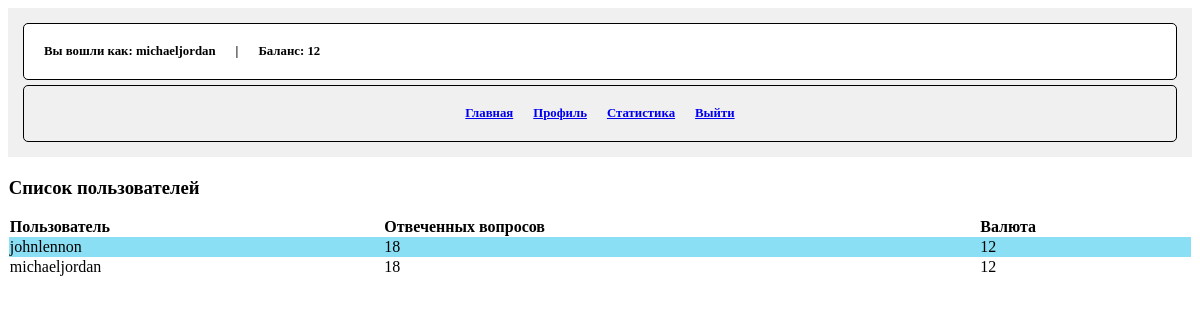
The app's page /users/ (signed in) with its own data.
### polls/models.py (models this page shows, shortened)
class UserProfile(models.Model):
    user = models.OneToOneField(User, on_delete=models.CASCADE)
    currency = models.IntegerField(default=0)
    background_color = models.CharField(max_length=7, default='#FFFFFF')
    border_color = models.CharField(max_length=7, default='#000000')

### polls/views.py (the view)
# urls.py: path('users/', views.user_list, name='user_list'),
def user_list(request):
    users = UserProfile.objects.all().select_related('user')
    answers = UserAnswer.objects.all()
    return render(request, 'user_list.html', {'users': users})

### polls/templates/user_list.html
{% extends 'base.html' %}
{% block content %}
    <h3>Список пользователей</h3>
    <table style="border-collapse: collapse;">
        <tr align="left">
            <th>Пользователь</th>
            <th>Отвеченных вопросов</th>
            <th>Валюта</th>
        </tr>
        {% for profile in users %}
            <tr style="background-color: {{ profile.background_color }}; border-color: {{ profile.border_color }};">
                <td>{{ profile.user.username }}</td>
                <td>{{ profile.user.useranswer_set.count }}</td>
                <td>{{ profile.currency }}</td>
            </tr>
        {% endfor %}
    </table>
{% endblock %}

### polls/templates/base.html (shortened to what this page needs)
<!DOCTYPE html>
<html lang="en">
<head>
</head>
<body>
    <header>
        {% if user.is_authenticated %}
            <span style="border-color: {{ user.userprofile.border_color }}; background: {{ user.userprofile.background_color }};  display: flex; justify-content: flex-start;">
                <a>Вы вошли как: {{ user.username }}</a>
                <a>|</a>
                <a>Баланс: {{ user.userprofile.currency }}</a>
            </span>
            <span style="display: flex; justify-content: center;">
                <a href="{% url 'quizzes_list' %}">Главная</a>
                <a href="{% url 'user_profile' %}">Профиль</a>
                <a href="{% url 'user_list' %}">Статистика</a>
                <a href="{% url 'logout' %}">Выйти</a>
            </span>
        {% else %}
            <span>
                Вы не вошли в систему
            </span>
        {% endif %}
    </header>
    <main>
        {% block content %}
        {% endblock %}
    </main>
</body>
</html>

### polls/templates/base.html (style rules this page uses)
header { display: block; font-size: .8em; font-weight: bold; justify-content: space-between; padding: 10px; background-color: #f0f0f0; }
main { padding: .8px; }
span { display: flex; font-size: 1em; justify-content: space-between; border: 1px solid black; border-radius: 5px; margin: 5px; padding: 10px; }
a { padding: 10px; }
table { border-collapse: collapse; width: 100%; padding: 10px; }

### records on screen
UserProfile: user.username "johnlennon", user.useranswer_set.count "18", currency "12"
UserProfile: user.username "michaeljordan", user.useranswer_set.count "18", currency "12"

### other values on screen
{{ user.username }} "michaeljordan"
{{ user.userprofile.currency }} "12"
